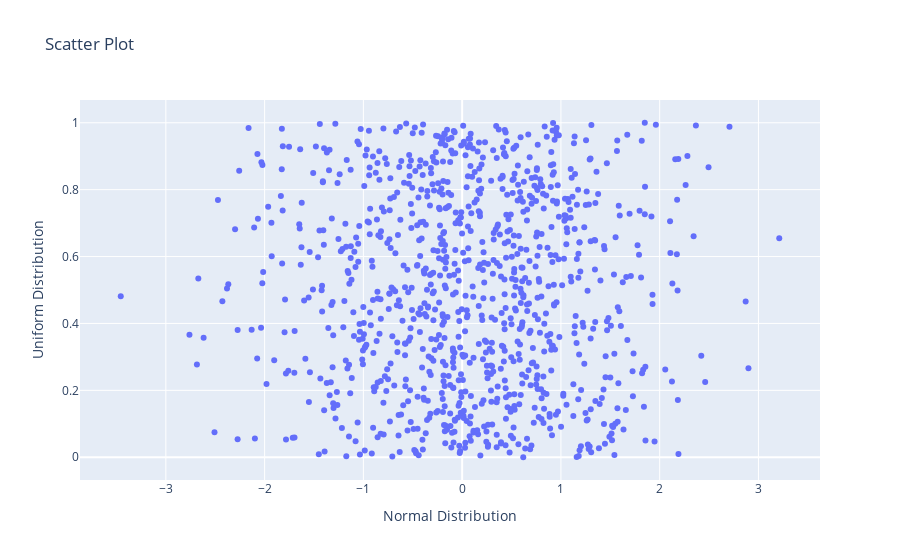

Notebook source saved alongside this figure:
### Code cell
# Create a fig from the data and layout. Then plot the fig
fig = go.Figure(data=data, layout=layout)
fig.show()

### Figure 1 — Plotly figure (JSON) as saved in the notebook; plotly's stock layout.template omitted (floating-point values rounded to 4 significant figures; data arrays with more than 128 entries replaced by an {"elided": "..."} marker saying what was removed)
{"data": [{"mode": "markers", "type": "scatter", "x": {"elided": "1000 float values"}, "y": {"elided": "1000 float values"}}], "layout": {"title": {"text": "Scatter Plot"}, "xaxis": {"title": {"text": "Normal Distribution"}}, "yaxis": {"title": {"text": "Uniform Distribution"}}}}
